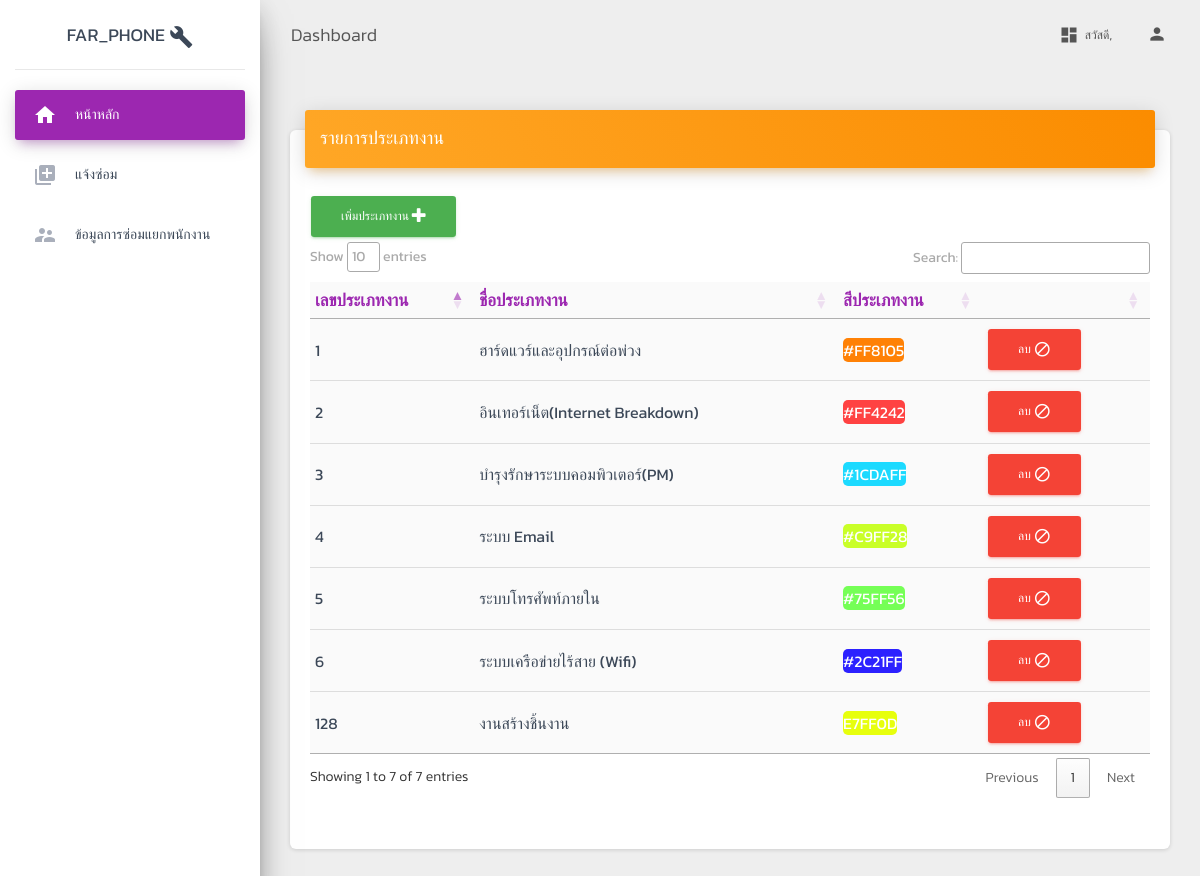
Screenshot of /dashboard/insertform/form/category.php with the database file from the repository.
### tables this page shows
CREATE TABLE `category` (
  `category_id` int(10) NOT NULL,
  `category_name` varchar(50) NOT NULL,
  `category_color` varchar(20) NOT NULL
);

### dashboard/conf/functions.php (called while the page is built, shortened)
<?php
    class DB_con {
        function __construct() {
            $conn = mysqli_connect(DB_SERVER, DB_USER, DB_PASS, DB_NAME);
            $this->dbcon = $conn;
        }
        public function fetchdatacategory() {
            $result = mysqli_query($this->dbcon, "SELECT * FROM category");
            return $result;
        }
}
?>

### dashboard/insertform/form/category.php (the view, shortened to what this page needs)
<?php
    include_once '../../conf/nav.php';
    include_once '../../conf/functions.php';
?>
<body class="">
  <div class="wrapper ">
    <div class="main-panel">
      <?php
         include_once '../../conf/header.php'; ?>
          <div class="content">
            <div class="container-fluid">
              <div class="row">
                <div class="col-md-12">
                  <div class="card">
                    <div class="card-header card-header-warning">
                      <h4 class="card-title ">รายการประเภทงาน</h4>
                    </div>
                    <div class="card-body">
                    <div class="form-group">
                    <form action="" method="post">
                    <div class="form-group row">
                    <div class="col-xs-2">
                    <div class="col-xs-2">
                    <a class="btn btn-success" href="../category" role="button">
                        เพิ่มประเภทงาน <i class="fa fa-plus"></i></a>
                    </div>
                    </div>
                      <div class="table">
                        <table class="table" id="example">
                          <thead class=" text-primary">
                            <th class="text-primary">เลขประเภทงาน</th>
                            <th class="text-primary">ชื่อประเภทงาน</th>
                            <th class="text-primary">สีประเภทงาน</th>
                            <th class="text-primary"></th>
                            </thead>
                          <tbody>
                          <?php
                            $products = new DB_con();
                            $sql = $products->fetchdatacategory();
                            while($row = mysqli_fetch_array($sql))
                            {
                        ?>
                        <tr>
                          <td><?php echo $row['category_id'];?></td>
                          <td><?php echo $row['category_name'];?></td>
                          <td><span class="radius_1" style="background-color:<?php echo $row['category_color']; ?>">
                            <?php echo $row['category_color']; ?>
                          </span></td>
                          <td>
                          <a class="btn btn-danger"  href="../delete/deletecategory?user_id=<?php echo $row['category_id']; ?>" role="button">
                          ลบ <i class="material-icons">block</i></a>
                          </td>
                        </tr>
                        <?php
                            }
                        ?>
                      </tbody>
                    </table>
                  </div>
                </div>
              </div>
            </div>
          </div>
        </div>
      </div>
    </div>
  </div>
  </div>
</body>
</html>

### dashboard/conf/header.php (style rules this page uses)
body { font-family: 'Kanit', sans-serif; }
h1,h2,h3,h4,h5 { font-family: 'Kanit', sans-serif; }

### rows the page displays
category: category_id "1", category_name "ฮาร์ดแวร์และอุปกรณ์ต่อพ่วง", category_color "#FF8105"
category: category_id "2", category_name "อินเทอร์เน็ต(Internet Breakdown)", category_color "#FF4242"
category: category_id "3", category_name "บำรุงรักษาระบบคอมพิวเตอร์(PM)", category_color "#1CDAFF"
category: category_id "4", category_name "ระบบ Email", category_color "#C9FF28"
category: category_id "5", category_name "ระบบโทรศัพท์ภายใน", category_color "#75FF56"
category: category_id "6", category_name "ระบบเครือข่ายไร้สาย (Wifi)", category_color "#2C21FF"
category: category_id "128", category_name "งานสร้างชิ้นงาน", category_color "E7FF0D"
